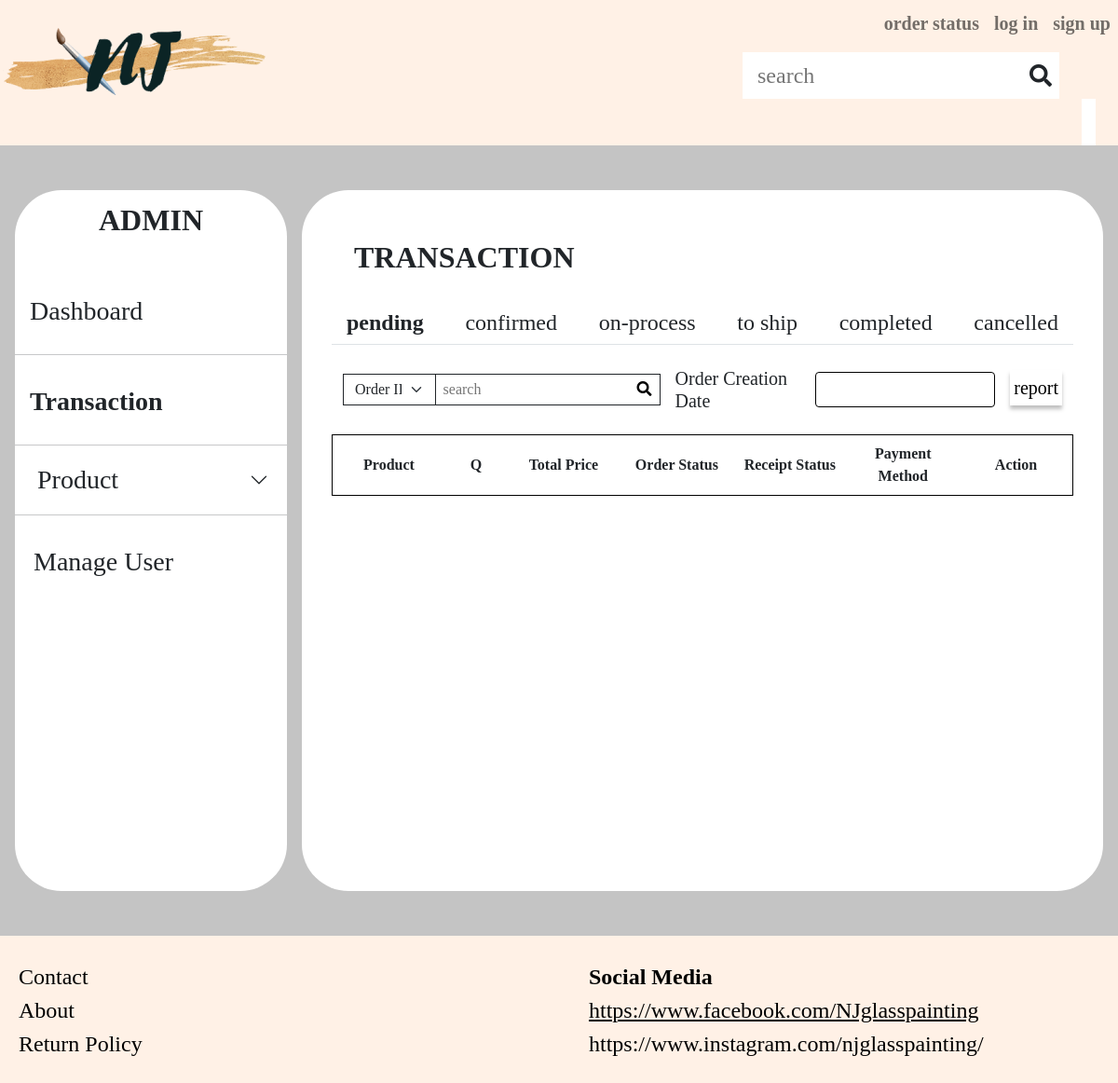
The page /users/admin/admin-transaction/pending.php on the database as committed earlier.
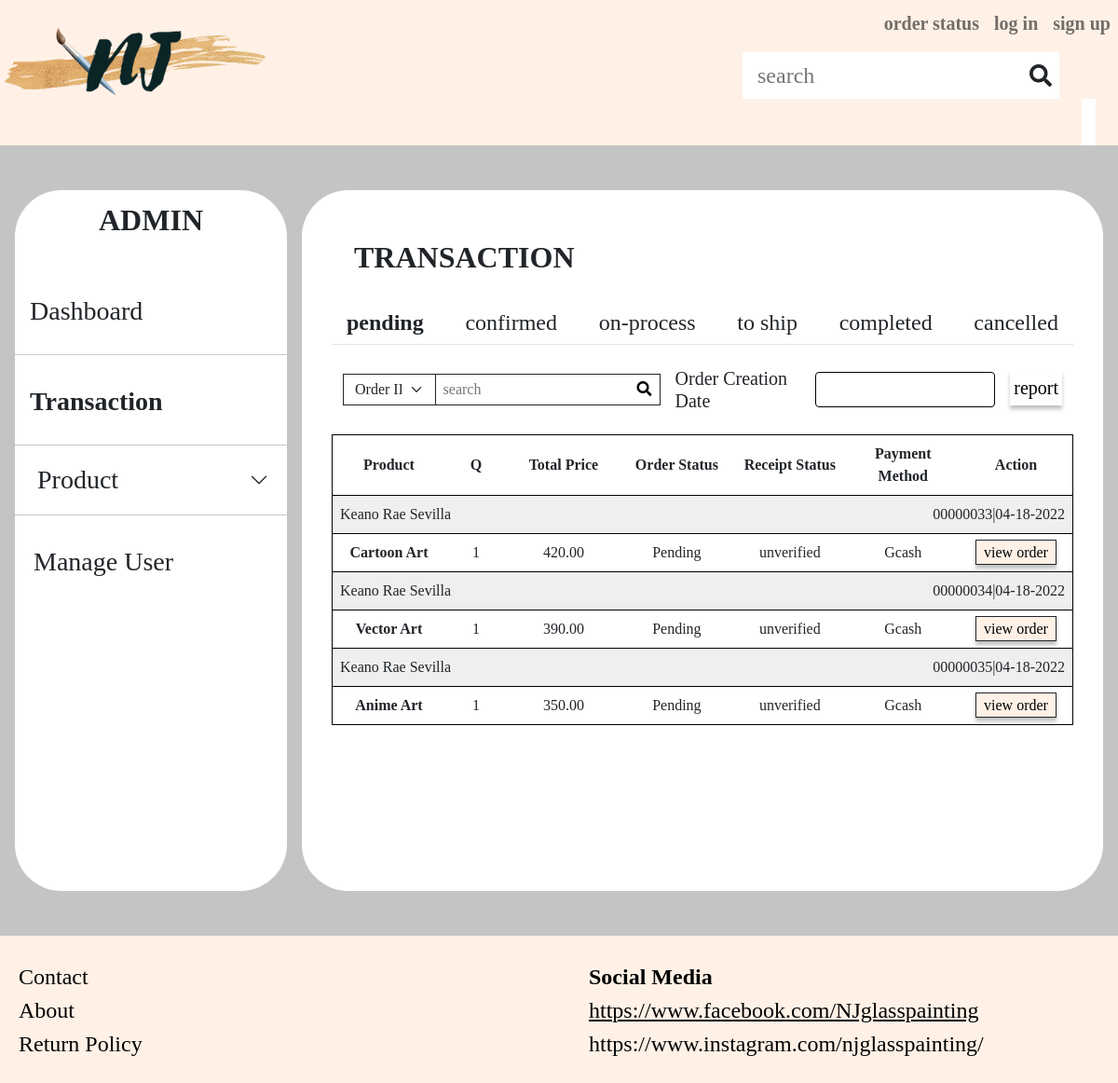
The same page on the database as committed later.
### tables this page shows
CREATE TABLE `orders` (
  `id` mediumint(8) UNSIGNED ZEROFILL NOT NULL,
  `customer_id` mediumint(8) UNSIGNED ZEROFILL NOT NULL,
  `receiver_name` varchar(50) NOT NULL,
  `email` varchar(50) NOT NULL,
  `shipping_address` varchar(50) NOT NULL,
  `shipping_city` varchar(50) NOT NULL,
  `ship_postal_code` varchar(50) NOT NULL,
  `contact_number` varchar(50) NOT NULL,
  `shipping_fee` decimal(7,2) NOT NULL,
  `shipping_method` varchar(50) NOT NULL,
  `message` varchar(255) NOT NULL,
  `order_status` tinyint(11) NOT NULL,
  `order_date` timestamp NOT NULL DEFAULT current_timestamp(),
  `paid_date` timestamp NULL DEFAULT NULL ON UPDATE current_timestamp(),
  `shipped_date` timestamp NULL DEFAULT NULL ON UPDATE current_timestamp()
);

CREATE TABLE `product` (
  `id` int(11) NOT NULL,
  `product_name` varchar(50) NOT NULL,
  `product_cover` varchar(50) NOT NULL,
  `product_cover_path` varchar(255) NOT NULL,
  `product_details` varchar(255) NOT NULL,
  `products_rating` varchar(50) NOT NULL,
  `1ch_price` decimal(7,2) NOT NULL,
  `2ch_price` decimal(7,2) NOT NULL,
  `add_char` decimal(7,2) NOT NULL,
  `add_dedication` decimal(7,2) NOT NULL,
  `category` varchar(100) NOT NULL
);

CREATE TABLE `order_details` (
  `id` mediumint(8) UNSIGNED ZEROFILL NOT NULL,
  `order_id` mediumint(8) UNSIGNED ZEROFILL NOT NULL,
  `product_id` int(11) NOT NULL,
  `quantity` int(11) DEFAULT 0,
  `product_price` decimal(7,2) NOT NULL,
  `add_ons` decimal(7,2) NOT NULL DEFAULT 0.00,
  `add_ons_details` varchar(200) NOT NULL,
  `uploaded_image` varchar(255) NOT NULL
);

CREATE TABLE `order_status` (
  `id` int(11) NOT NULL,
  `name` varchar(50) NOT NULL
);

CREATE TABLE `payment` (
  `id` mediumint(8) UNSIGNED ZEROFILL NOT NULL,
  `customer_id` mediumint(8) UNSIGNED ZEROFILL NOT NULL,
  `order_details_id` mediumint(8) UNSIGNED ZEROFILL NOT NULL,
  `payment_type` varchar(50) NOT NULL,
  `receipt_status` varchar(50) NOT NULL DEFAULT 'unverified',
  `uploaded_receipt` varchar(255) DEFAULT NULL,
  `total_amount` decimal(7,2) NOT NULL,
  `payment_date` timestamp NULL DEFAULT NULL ON UPDATE current_timestamp()
);

### users/admin/admin-transaction/pending.php (the view, shortened to what the changed rows need)
<?php
    include('../../../include/header.php');
?>
<div class="container-fluid admin p-0">
    <br>
    <br>
    <div class="row gx-3 pb-5 px-4" style="min-height: 800px;">
        <div class="col-3 sidebar p-0 me-3">
            <br>
            <div class="ms-2">
                <div class="accordion" id="product-collapse">
                    <div class="accordion-item">
                        <h2 class="accordion-header" id="headingOne">
                            <button class="accordion-button fs-3 ps-2 py-1 collapsed shadow-none" type="button" data-bs-toggle="collapse" data-bs-target="#product" aria-expanded="false" aria-controls="product">
                                <span class="iconify fs-2 me-2" data-icon="bytesize:cart"></span>Product
                            </button>
                        </h2>
                    </div>
                </div>
            </div>
        </div>
        <div class="col right">
            <div class="row mx-4">
                <table class="table table-responsive">
                    <thead align="center" class="align-middle">
                        <tr>
                            <th scope="col">Product</th>
                            <th scope="col" class="col-1">Q</th>
                            <th scope="col">Total Price</th>
                            <th scope="col">Order Status</th>
                            <th scope="col">Receipt Status</th>
                            <th scope="col">Payment Method</th>
                            <th scope="col">Action</th>
                        </tr>
                    </thead>
                    <tbody>
                        <tr>
                            <?php
                                $database = new Connection();
                                $db = $database->open();
                                try{
                                    $sql = "SELECT CONCAT(u.first_name,' ',u.last_name) AS fullname, product_name, o.id, od.quantity, (od.product_price*od.quantity) as total, os.name, pm.receipt_status, DATE_FORMAT(o.order_date, '%m-%d-%Y') as date
                                            FROM orders o JOIN order_details od JOIN user u JOIN product p JOIN order_status os JOIN payment pm
                                            ON o.id=od.order_id AND o.customer_id=u.id AND p.id=od.product_id AND o.order_status=os.id AND od.id = pm.order_details_id
                                            WHERE o.order_status=1
                                            ORDER BY o.id";
                                    foreach ($db->query($sql) as $row) {
                            ?>
                            <tr style="background: rgba(196, 196, 196, 0.28);">
                                <td colspan="5"><?php echo $row['fullname']; ?></td>
                                <td class="text-end" colspan="2"><?php echo $row['id']."|".$row['date']; ?></td>
                            </tr>
                            <tr align="center">
                                <th scope="row"><?php echo $row['product_name'] ?></th>
                                <td><?php echo $row['quantity']; ?></td>
                                <td><?php echo $row['total']; ?></td>
                                <td><?php echo $row['name'] ?></td>
                                <td><?php echo $row['receipt_status'] ?></td>
                                <td>Gcash</td>
                                <td>
                                    <a href="orderdetails.php?vieworder=<?php echo $row['id']; ?>"
                                        class="text-reset text-decoration-none px-2 py-1 border border-dark btn-pink btn-shadow">
                                        view order
                                    </a>
                                </td>
                            </tr>
                        </tr>
                        <?php
                            }
                        }
                        catch(PDOException $e){
                            echo "There is some problem in connection: " . $e->getMessage();
                        }
                    ?>
                    </tbody>
                </table>
            </div>
        </div>
    </div>
</div>
<?php include('../../../include/footer.php'); ?>

Rows that differ between the two databases and show on the page:
added orders: fullname "Keano Rae Sevilla", id "00000033", date "04-18-2022", product.product_name "Cartoon Art", order_details.quantity "1", total "420.00", order_status.name "Pending", payment.receipt_status "unverified"
added orders: fullname "Keano Rae Sevilla", id "00000034", date "04-18-2022", product.product_name "Vector Art", order_details.quantity "1", total "390.00", order_status.name "Pending", payment.receipt_status "unverified"
added orders: fullname "Keano Rae Sevilla", id "00000035", date "04-18-2022", product.product_name "Anime Art", order_details.quantity "1", total "350.00", order_status.name "Pending", payment.receipt_status "unverified"
